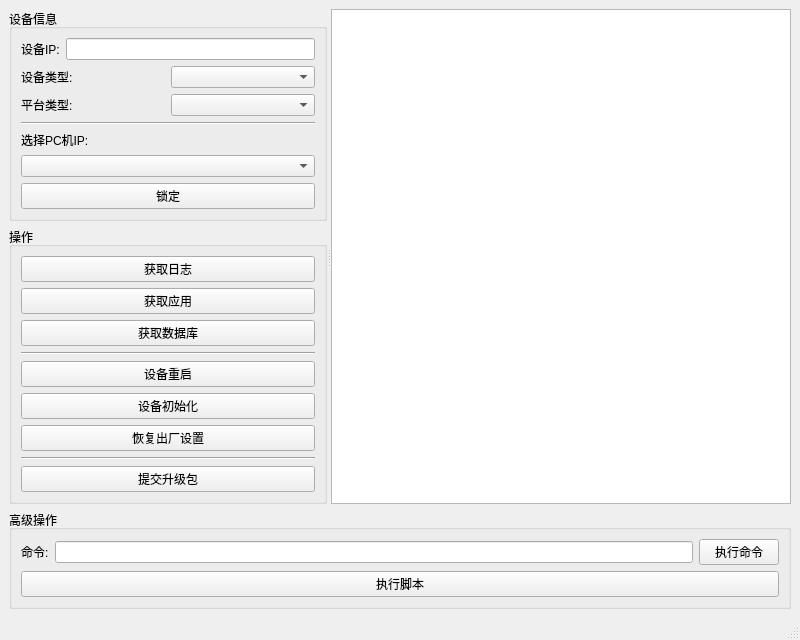
<?xml version="1.0" encoding="UTF-8"?>
<ui version="4.0">
 <class>MainWindow2</class>
 <widget class="QMainWindow" name="MainWindow2">
  <property name="geometry">
   <rect>
    <x>0</x>
    <y>0</y>
    <width>800</width>
    <height>600</height>
   </rect>
  </property>
  <property name="windowTitle">
   <string>MainWindow</string>
  </property>
  <widget class="QWidget" name="centralwidget">
   <layout class="QVBoxLayout" name="verticalLayout_6">
    <item>
     <layout class="QVBoxLayout" name="verticalLayout_5">
      <item>
       <widget class="QSplitter" name="splitter">
        <property name="orientation">
         <enum>Qt::Horizontal</enum>
        </property>
        <widget class="QWidget" name="layoutWidget">
         <layout class="QVBoxLayout" name="verticalLayout_4">
          <item>
           <widget class="QGroupBox" name="groupBox_2">
            <property name="title">
             <string>设备信息</string>
            </property>
            <layout class="QVBoxLayout" name="verticalLayout_2">
             <item>
              <layout class="QHBoxLayout" name="horizontalLayout">
               <item>
                <widget class="QLabel" name="label">
                 <property name="text">
                  <string>设备IP:</string>
                 </property>
                </widget>
               </item>
               <item>
                <widget class="QLineEdit" name="dev_ip"/>
               </item>
              </layout>
             </item>
             <item>
              <layout class="QHBoxLayout" name="horizontalLayout_2">
               <item>
                <widget class="QLabel" name="label_3">
                 <property name="text">
                  <string>设备类型:</string>
                 </property>
                </widget>
               </item>
               <item>
                <widget class="QComboBox" name="dev_type"/>
               </item>
              </layout>
             </item>
             <item>
              <layout class="QHBoxLayout" name="horizontalLayout_3">
               <item>
                <widget class="QLabel" name="label_4">
                 <property name="text">
                  <string>平台类型:</string>
                 </property>
                </widget>
               </item>
               <item>
                <widget class="QComboBox" name="plat_type"/>
               </item>
              </layout>
             </item>
             <item>
              <widget class="Line" name="line_3">
               <property name="orientation">
                <enum>Qt::Horizontal</enum>
               </property>
              </widget>
             </item>
             <item>
              <widget class="QLabel" name="label_5">
               <property name="text">
                <string>选择PC机IP:</string>
               </property>
              </widget>
             </item>
             <item>
              <widget class="QComboBox" name="pc_ip"/>
             </item>
             <item>
              <widget class="QPushButton" name="lock_info">
               <property name="text">
                <string>锁定</string>
               </property>
              </widget>
             </item>
            </layout>
           </widget>
          </item>
          <item>
           <widget class="QGroupBox" name="groupBox">
            <property name="title">
             <string>操作</string>
            </property>
            <layout class="QVBoxLayout" name="verticalLayout">
             <item>
              <widget class="QPushButton" name="get_logs">
               <property name="text">
                <string>获取日志</string>
               </property>
              </widget>
             </item>
             <item>
              <widget class="QPushButton" name="get_bin">
               <property name="text">
                <string>获取应用</string>
               </property>
              </widget>
             </item>
             <item>
              <widget class="QPushButton" name="get_db">
               <property name="text">
                <string>获取数据库</string>
               </property>
              </widget>
             </item>
             <item>
              <widget class="Line" name="line">
               <property name="orientation">
                <enum>Qt::Horizontal</enum>
               </property>
              </widget>
             </item>
             <item>
              <widget class="QPushButton" name="dev_reboot">
               <property name="text">
                <string>设备重启</string>
               </property>
              </widget>
             </item>
             <item>
              <widget class="QPushButton" name="pushButton">
               <property name="text">
                <string>设备初始化</string>
               </property>
              </widget>
             </item>
             <item>
              <widget class="QPushButton" name="pushButton_2">
               <property name="text">
                <string>恢复出厂设置</string>
               </property>
              </widget>
             </item>
             <item>
              <widget class="Line" name="line_2">
               <property name="orientation">
                <enum>Qt::Horizontal</enum>
               </property>
              </widget>
             </item>
             <item>
              <widget class="QPushButton" name="up_app">
               <property name="text">
                <string>提交升级包</string>
               </property>
              </widget>
             </item>
            </layout>
           </widget>
          </item>
         </layout>
        </widget>
        <widget class="QTextBrowser" name="show_msg"/>
       </widget>
      </item>
      <item>
       <widget class="QGroupBox" name="groupBox_3">
        <property name="title">
         <string>高级操作</string>
        </property>
        <layout class="QVBoxLayout" name="verticalLayout_3">
         <item>
          <layout class="QHBoxLayout" name="horizontalLayout_4">
           <item>
            <widget class="QLabel" name="label_2">
             <property name="text">
              <string>命令:</string>
             </property>
            </widget>
           </item>
           <item>
            <widget class="QLineEdit" name="lineEdit"/>
           </item>
           <item>
            <widget class="QPushButton" name="pushButton_4">
             <property name="text">
              <string>执行命令</string>
             </property>
            </widget>
           </item>
          </layout>
         </item>
         <item>
          <widget class="QPushButton" name="pushButton_5">
           <property name="text">
            <string>执行脚本</string>
           </property>
          </widget>
         </item>
        </layout>
       </widget>
      </item>
     </layout>
    </item>
   </layout>
  </widget>
  <widget class="QMenuBar" name="menubar">
   <property name="geometry">
    <rect>
     <x>0</x>
     <y>0</y>
     <width>800</width>
     <height>23</height>
    </rect>
   </property>
  </widget>
  <widget class="QStatusBar" name="statusbar"/>
 </widget>
 <resources/>
 <connections/>
</ui>
